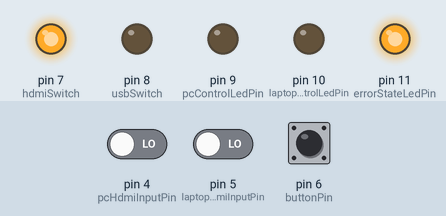
This sketch was run on a simulated Arduino Uno, built with avr-gcc and run on an emulated ATmega328P. Shown: output pins drawn as LEDs (lit = HIGH). The inputs (shaded band) are chosen by the test bench; at power-on: pin 6 (buttonPin) LOW, pin 4 (pcHdmiInputPin) LOW, pin 5 (laptopHdmiInputPin) LOW.

Above: at 1.2 s.
1.3 s: pin 6 (buttonPin) pulled HIGH for 0.15 s
At 1.42 s:
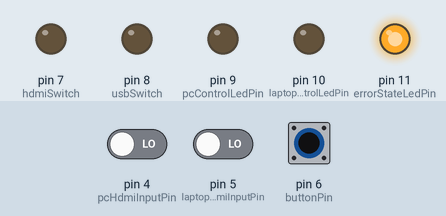
Timing chart, 0 to 4.3 s (numbered marks = the images above; inputs shaded):
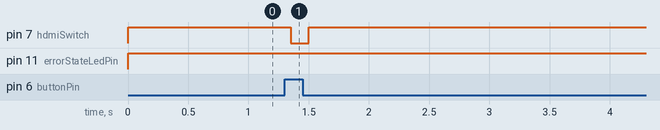

Measured:
- after the input at 1.3 s, pin 7 (hdmiSwitch): HIGH → LOW after 0.05 s, → HIGH 0.15 s later

The sketch:

peripheral_switcher.ino
```cpp
const int pcUsbInputPin = 2;
const int laptopUsbInputPin = 3;
const int pcHdmiInputPin = 4;
const int laptopHdmiInputPin = 5;
const int buttonPin = 6;
const int hdmiSwitch = 7;
const int usbSwitch = 8;
const int pcControlLedPin = 9;
const int laptopControlLedPin = 10;
const int errorStateLedPin = 11;

const int defaultSwitchState = HIGH;
int hdmiSwitchState = defaultSwitchState;
int usbSwitchState = defaultSwitchState;
int buttonState;
int lastButtonState = LOW;

unsigned long lastDebounceTime = 0;
unsigned long debounceDelay = 50;

unsigned long lastHdmiSwitchTime = 0;
unsigned long lastUsbSwitchTime = 0;
unsigned long switchOnDelay = 150;

void setup() {
  pinMode(pcUsbInputPin, INPUT);
  pinMode(laptopUsbInputPin, INPUT);
  pinMode(pcHdmiInputPin, INPUT);
  pinMode(laptopHdmiInputPin, INPUT);
  pinMode(buttonPin, INPUT);
  pinMode(hdmiSwitch, OUTPUT);
  pinMode(usbSwitch, OUTPUT);
  pinMode(pcControlLedPin, OUTPUT);
  pinMode(laptopControlLedPin, OUTPUT);
  pinMode(errorStateLedPin, OUTPUT);

  digitalWrite(hdmiSwitch, hdmiSwitchState);
  digitalWrite(usbSwitch, usbSwitchState);
  digitalWrite(pcControlLedPin, LOW);
  digitalWrite(laptopControlLedPin, LOW);
  digitalWrite(errorStateLedPin, LOW);
}

void loop() {
  alignSwitches(true);

  if (buttonHasBeenPressed()) {
    switchHdmi();
    switchUsb();
  } else {
    turnOnIndicatorLed();
  }

  resetTimersIfNeeded();

  digitalWrite(hdmiSwitch, hdmiSwitchState);
  digitalWrite(usbSwitch, usbSwitchState);
}

bool pcHasUsb() {
  return digitalRead(pcUsbInputPin) == HIGH;
}

bool laptopHasUsb() {
  return digitalRead(laptopUsbInputPin) == HIGH;
}

bool pcHasHdmi() {
  return digitalRead(pcHdmiInputPin) == HIGH;
}

bool laptopHasHdmi() {
  return digitalRead(laptopHdmiInputPin) == HIGH;
}

void alignSwitches(bool retry) {
  if ((pcHasHdmi() && pcHasUsb()) ||
      (laptopHasHdmi() && laptopHasUsb())) {
    return;
  }

  if (retry) {
    switchUsb();

    alignSwitches(false);
  }
}

void switchUsb() {
  lastUsbSwitchTime = millis();

  usbSwitchState = !defaultSwitchState;
}

void switchHdmi() {
  lastHdmiSwitchTime = millis();

  hdmiSwitchState = !defaultSwitchState;
}

bool buttonHasBeenPressed() {
  int reading = digitalRead(buttonPin);

  if (reading != lastButtonState) {
    lastDebounceTime = millis();
  }

  lastButtonState = reading;

  if ((millis() - lastDebounceTime) > debounceDelay) {
    if (reading != buttonState) {
      buttonState = reading;

      if (buttonState == HIGH) {
        return true;
      }
    }
  }

  return false;
}

void resetTimersIfNeeded() {
  if (hdmiSwitchState != defaultSwitchState &&
      (millis() - lastHdmiSwitchTime) > switchOnDelay) {
    hdmiSwitchState = defaultSwitchState;
  }

  if (usbSwitchState != defaultSwitchState &&
      (millis() - lastUsbSwitchTime) > switchOnDelay) {
    usbSwitchState = defaultSwitchState;
  }
}

void turnOnIndicatorLed() {
  if (pcHasHdmi() && pcHasUsb()) {
    digitalWrite(pcControlLedPin, HIGH);
    digitalWrite(laptopControlLedPin, LOW);
    digitalWrite(errorStateLedPin, LOW);
  } else if (laptopHasHdmi() && laptopHasUsb()) {
    digitalWrite(laptopControlLedPin, HIGH);
    digitalWrite(pcControlLedPin, LOW);
    digitalWrite(errorStateLedPin, LOW);
  } else {
    digitalWrite(errorStateLedPin, HIGH);
    digitalWrite(pcControlLedPin, LOW);
    digitalWrite(laptopControlLedPin, LOW);
  }
}

void logOut() {
  Serial.println("==================");
  Serial.println();
  Serial.println("|  HDMI  |  USB  |");
  Serial.println("|--------|-------|");
  if (pcHasHdmi()) {
    if (laptopHasHdmi()) {
      Serial.print("| PC LAP |");
    } else {
      Serial.print("|   PC   |");
    }
  } else if (laptopHasHdmi()) {
    Serial.print("|  LAP   |");
  } else {
    Serial.print("|  NONE  |");
  }

  if (pcHasUsb()) {
    if (laptopHasUsb()) {
      Serial.print(" PC LAP|");
    } else {
      Serial.print("   PC  |");
    }
  } else if (laptopHasUsb()) {
    Serial.print("  LAP  |");
  } else {
    Serial.print("  NONE |");
  }
  Serial.println();

  Serial.println();
  Serial.println("==================");
}
```
